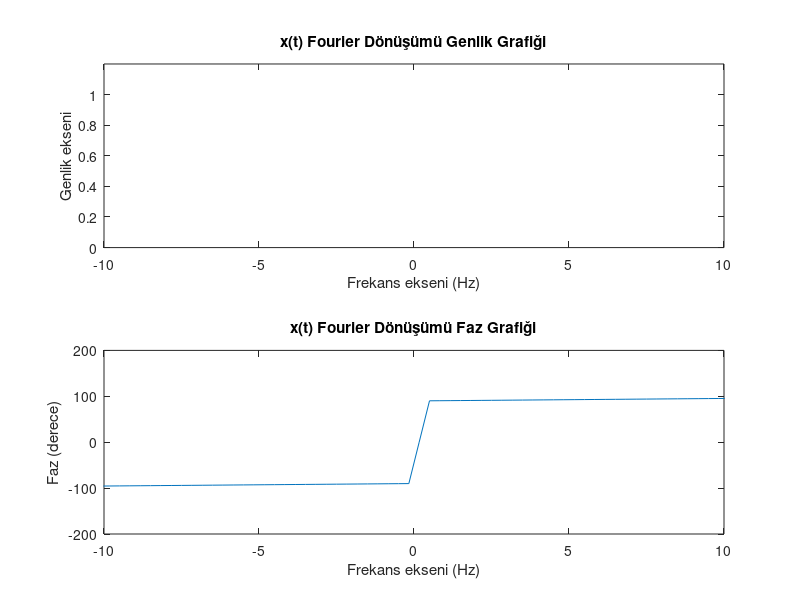

The MATLAB source for this figure:
t = linspace(-1, 2, 1000); % t zaman aralığı parçalama işlemi
x = zeros(size(t)); % atama gerçekleşebilecek 0'lar matrisi
% Verilen grafik parçalı fonksiyon olarak tanımlandı.
x(t > -4 & t < -2) = -1;
x(t >= -2 & t <= 2) = t(t >= -2 & t <= 2) / 2;
x(t > 2 & t < 4) = 1;

Fex = 1 / (t(2) - t(1)); % Örnekleme frekansı tanımı, sinyal hızı
N = length(x); % Sinyal uzunluğu gönderilecek parçayı temsil eder
frek = linspace(-Fex/2, Fex/2, N); % Frekans vektörü, iki frekans arası nokta sayısı için tanımlandı

FF = ifftshift(fft(x)); % Fourier dönüşümünü kaydırarak yapın

genlik = abs(FF); % Genlik için fonksiyon
faz = angle(FF) * (180/pi); % Faz açısı için fonksiyon, dereceye dönüştürüldü

% Genlik grafiği için
subplot(2, 1, 1);
plot(frek, genlik);
xlabel('Frekans ekseni (Hz)');
ylabel('Genlik ekseni');
title('x(t) Fourier Dönüşümü Genlik Grafiği');
xlim([-10, 10]); % x ekseni sınırları
ylim([0, 1.2]); % y ekseni sınırları

% Faz grafiği için
subplot(2, 1, 2);
plot(frek, faz);
xlabel('Frekans ekseni (Hz)');
ylabel('Faz (derece)');
title('x(t) Fourier Dönüşümü Faz Grafiği');
xlim([-10, 10]); % x ekseni sınırları
ylim([-200, 200]); % y ekseni sınırları

